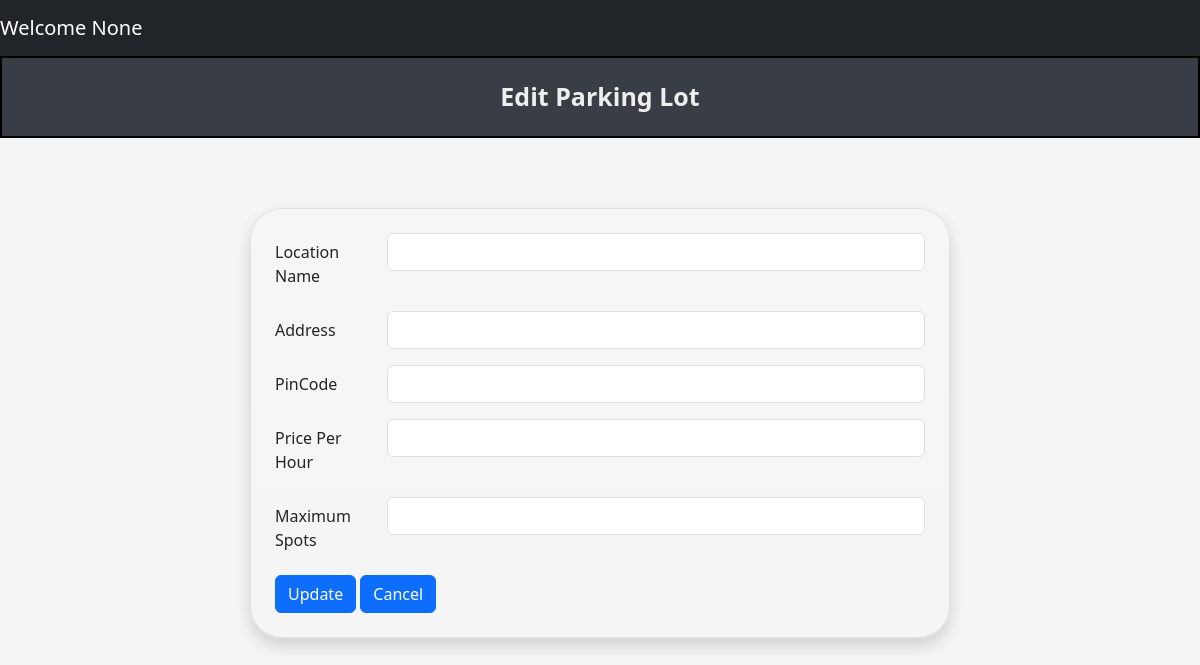
The page /admin/edit?lot_id=1 on the database as committed earlier.
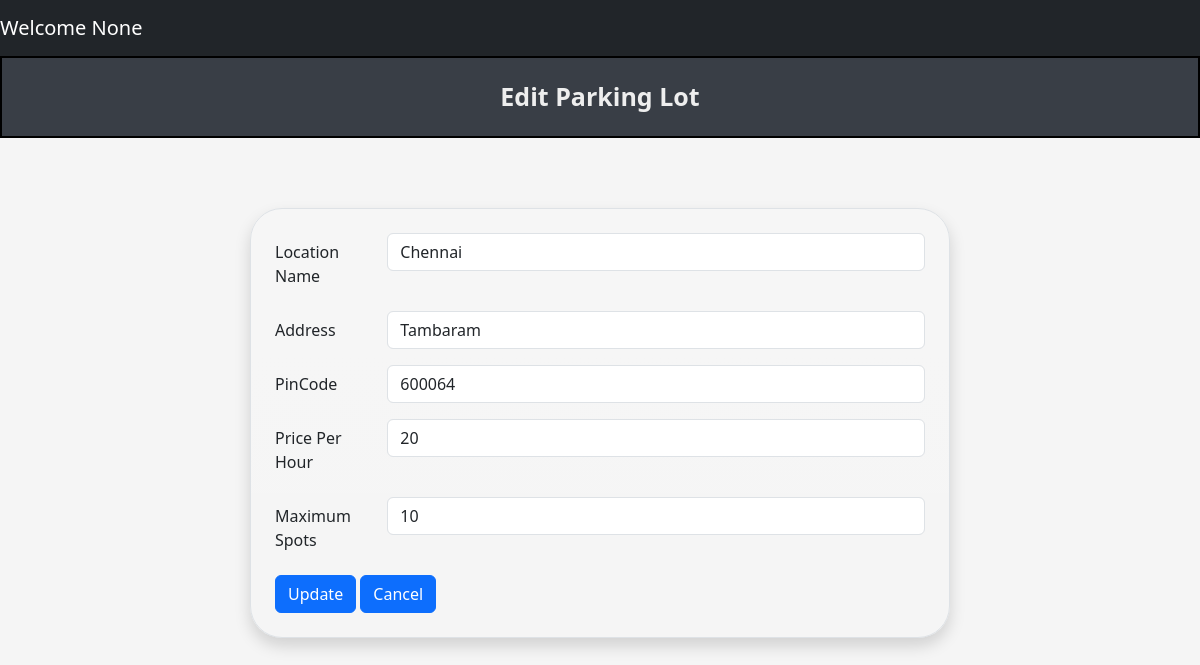
The same page on the database as committed later.
### tables this page shows
CREATE TABLE ParkingLot (
            lot_id INTEGER PRIMARY KEY AUTOINCREMENT,
            location_name TEXT NOT NULL,
            address TEXT NOT NULL,
            pincode TEXT NOT NULL,
            price INTEGER NOT NULL, 
            maxSpots INTEGER NOT NULL
        );

### controllers/admin_controller.py (the view, shortened to what this page needs)
@admin.route('/admin/edit', methods=['GET', 'POST'])
def editSpot():
    lot_id = request.args.get('lot_id', type=int)
    print("Lot id : ", lot_id)
    parkinglotdata = fetch_parking_lot(lot_id)
    return render_template("admin/editParkinglot.html", parking_lot_data = parkinglotdata, lot_id = lot_id)

### models/parking_lot.py (called while the page is built)
def fetch_parking_lot(lot_id):
    connection = sqlite3.connect(DATABASE_PARKING)
    cur = connection.cursor()
    cur.execute(
        '''
            Select * from ParkingLot where lot_id = (?)
        ''',(lot_id,)
    )
    parkinglotData = cur.fetchone()
    connection.commit()
    connection.close()
    return parkinglotData

### templates/admin/editParkinglot.html (shortened to what this page needs)
{% extends "navbar.html" %}
{% block content %}
    <div class="title"> Edit Parking Lot </div>
    <div style="padding: 50px;" class="d-flex justify-content-center align-items-center min-vh-50">
        <form id="lotForm" class="border p-4 bg-gradient rounded-5 shadow" style="width: 100%; max-width: 700px;">
            <div class="row mb-3">
                <label for="locationName" class="col-sm-2 col-form-label">Location Name</label>
                <div class="col-sm-10">
                    <input type="text" class="form-control" id="locationName" value="{{ parking_lot_data[1] }}" required>
                </div>
            </div>
            <div class="row mb-3">
                <label for="address" class="col-sm-2 col-form-label">Address</label>
                <div class="col-sm-10">
                    <input type="text" class="form-control" id="address" value = "{{parking_lot_data[2]}}"required>
                </div>
            </div>
            <div class="row mb-3">
                <label for="pincode" class="col-sm-2 col-form-label">PinCode</label>
                <div class="col-sm-10">
                    <input type="number" class="form-control" id="pincode" value="{{parking_lot_data[3]}}" required>
                </div>
            </div>
            <div class="row mb-3">
                <label for="pricePerHour" class="col-sm-2 col-form-label">Price Per Hour</label>
                <div class="col-sm-10">
                    <input type="number" class="form-control" id="pricePerHour" value="{{parking_lot_data[4]}}" required>
                </div>
            </div>
            <div class="row mb-3">
                <label for="maxSpots" class="col-sm-2 col-form-label">Maximum Spots</label>
                <div class="col-sm-10">
                    <input type="number" class="form-control" id="maxSpots" value="{{parking_lot_data[5]}}" required>
                </div>
            </div>
            <span>
                <button id="update" type="submit" class="btn btn-primary" >Update</button>
                <button id="cancel" type="button" class="btn btn-primary" onclick="window.location.href='/admin/dashboard'">Cancel</button>
            </span>
        </form>
    </div>
{% endblock %}

Rows that differ between the two databases and show on the page:
added ParkingLot: location_name "Chennai", address "Tambaram", pincode "600064", price "20", maxSpots "10"
